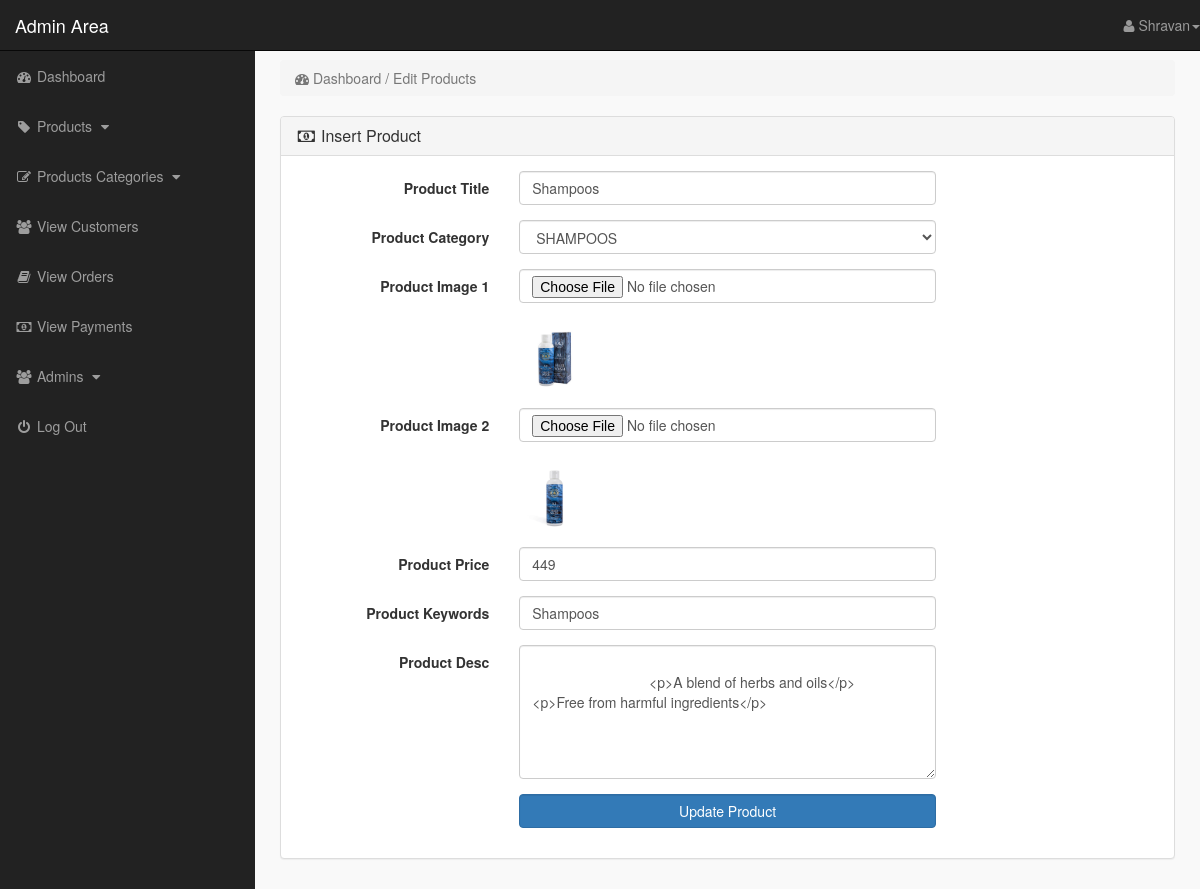
The page /admin_area/index.php?edit_product=20 (signed in) on the database its author committed.
### tables this page shows
CREATE TABLE `product` (
  `product_id` int(10) NOT NULL,
  `p_cat_id` int(10) NOT NULL,
  `date` timestamp NOT NULL DEFAULT current_timestamp() ON UPDATE current_timestamp(),
  `product_title` text NOT NULL,
  `product_img1` text NOT NULL,
  `product_img2` text NOT NULL,
  `product_price` int(10) NOT NULL,
  `product_desc` text NOT NULL,
  `product_keywords` text NOT NULL
);

CREATE TABLE `product_categories` (
  `p_cat_id` int(10) NOT NULL,
  `p_cat_title` text NOT NULL,
  `p_cat_desc` text NOT NULL
);

### admin_area/edit_product.php (the view, shortened to what this page needs)
<?php
    if(!isset($_SESSION['admin_email'])){
        echo "<script>window.open('login.php','_self')</script>";
    }else{
?>
<?php
    if(isset($_GET['edit_product'])){
        $edit_id = $_GET['edit_product'];
        $get_p = "select * from product where product_id='$edit_id'";
        $run_edit = mysqli_query($con,$get_p);
        $row_edit = mysqli_fetch_array($run_edit);
        $p_title = $row_edit['product_title'];
        $p_cat = $row_edit['p_cat_id'];
        $p_image1 = $row_edit['product_img1'];
        $p_image2 = $row_edit['product_img2'];
        $p_price = $row_edit['product_price'];
        $p_keywords = $row_edit['product_keywords'];
        $p_desc = $row_edit['product_desc'];
    }
        $get_p_cat = "select * from product_categories where p_cat_id='$p_cat'";
        $run_p_cat = mysqli_query($con,$get_p_cat);
        $row_p_cat = mysqli_fetch_array($run_p_cat);
        $p_cat_title = $row_p_cat['p_cat_title'];
?>
<!DOCTYPE html>
<html lang="en">
<head>
</head>
<body>
<div class="row">
    <div class="col-lg-12">
        <ol class="breadcrumb">
            <li class="active">
                <i class="fa fa-dashboard"></i> Dashboard / Edit Products
            </li>
        </ol>
    </div>
</div>
<div class="row">
    <div class="col-lg-12">
        <div class="panel panel-default">
           <div class="panel-heading">
               <h3 class="panel-title">
                   <i class="fa fa-money fa-fw"></i> Insert Product
               </h3>
           </div>
           <div class="panel-body">
               <form method="post" class="form-horizontal" enctype="multipart/form-data">
                   <div class="form-group">
                      <label class="col-md-3 control-label"> Product Title </label>
                      <div class="col-md-6">
                          <input name="product_title" type="text" class="form-control" required value="<?php echo $p_title; ?>">
                      </div>
                   </div>
                   <div class="form-group">
                      <label class="col-md-3 control-label"> Product Category </label>
                      <div class="col-md-6">
                          <select name="product_cat" class="form-control">
                              <option value="<?php echo $p_cat; ?>"> <?php echo $p_cat_title; ?> </option>
                          </select>
                      </div>
                   </div>
                   <div class="form-group">
                      <label class="col-md-3 control-label"> Product Image 1 </label>
                      <div class="col-md-6">
                          <input name="product_img1" type="file" class="form-control" required>
                          <br>
                          <img width="70" height="70" src="product_images/<?php echo $p_image1; ?>" alt="<?php echo $p_image1; ?>">
                      </div>
                   </div>
                   <div class="form-group">
                      <label class="col-md-3 control-label"> Product Image 2 </label>
                      <div class="col-md-6">
                          <input name="product_img2" type="file" class="form-control">
                          <br>
                          <img width="70" height="70" src="product_images/<?php echo $p_image2; ?>" alt="<?php echo $p_image2; ?>">
                      </div>
                   </div>
                   <div class="form-group">
                      <label class="col-md-3 control-label"> Product Price </label>
                      <div class="col-md-6">
                          <input name="product_price" type="text" class="form-control" required value="<?php echo $p_price; ?>">
                      </div>
                   </div>
                   <div class="form-group">
                      <label class="col-md-3 control-label"> Product Keywords </label>
                      <div class="col-md-6">
                          <input name="product_keywords" type="text" class="form-control" required value="<?php echo $p_keywords; ?>">
                      </div>
                   </div>
                   <div class="form-group">
                      <label class="col-md-3 control-label"> Product Desc </label>
                      <div class="col-md-6">
                          <textarea name="product_desc" cols="19" rows="6" class="form-control">
                              <?php echo $p_desc; ?>
                          </textarea>
                      </div>
                   </div>
                   <div class="form-group">
                      <label class="col-md-3 control-label"></label>
                      <div class="col-md-6">
                          <input name="update" value="Update Product" type="submit" class="btn btn-primary form-control">
                      </div>
                   </div>
               </form>
           </div>
        </div>
    </div>
</div>
</body>
</html>
<?php } ?>

### admin_area/css/style.css (style rules this page uses)
body { margin-top: 100px; }
@media (min-width: 768px) { body { margin-top: 50px; } }
.panel-body { border-radius: 5px; }

### rows shown on the page
product: product_title "Shampoos", product_img1 (picture), product_img2 (picture), product_price "449", product_keywords "Shampoos", product_desc "<p>A blend of herbs and oils</p> <p>Free from harmful ingredients</p>"
product_categories: product_cat "SHAMPOOS"
